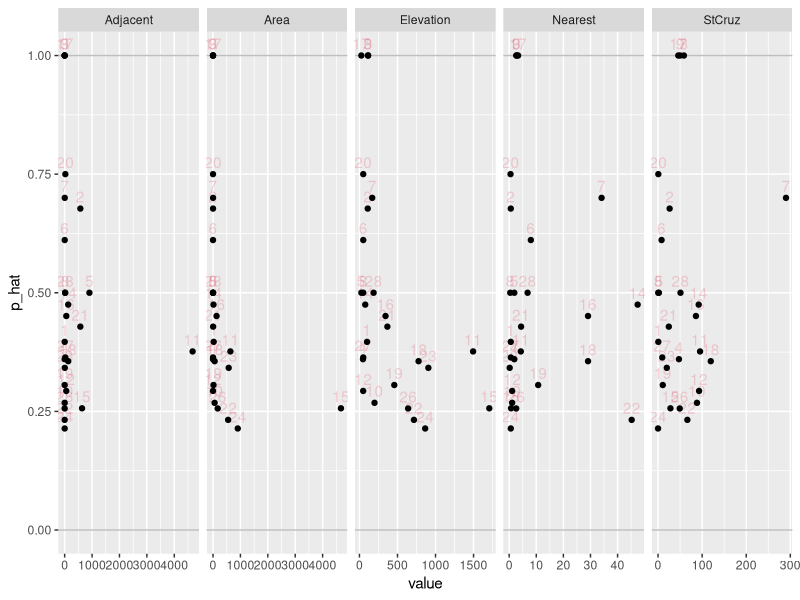
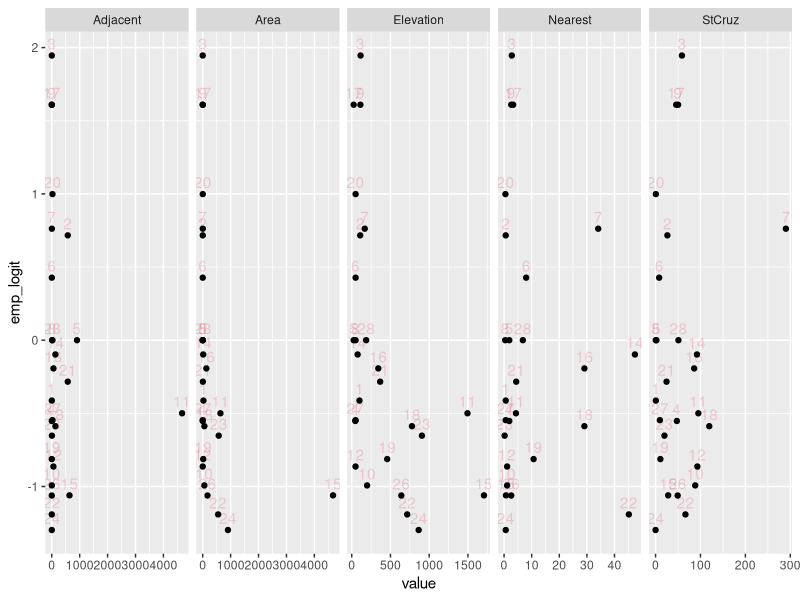
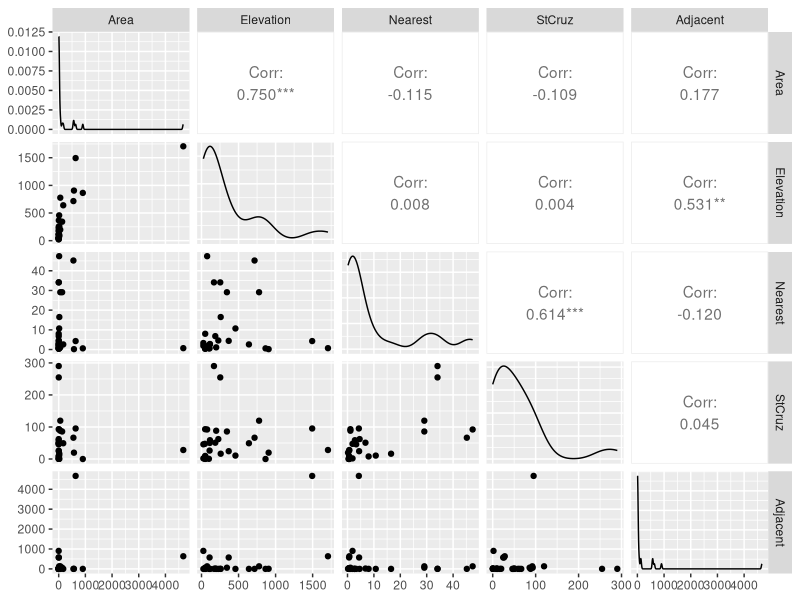

Write the R code that produced these figures, in order.
## ---- chunk 1
# I set some GLOBAL R chunk options here.
#   (to hide this message add "echo=FALSE" to the code chunk options)

knitr::opts_chunk$set(comment = NA, message = FALSE, warning = FALSE, width = 100)
knitr::opts_chunk$set(fig.align = "center", fig.height = 4, fig.width = 6)
## ---- chunk 2
library(tidyverse)

# First, download the data to your computer,
#   save in the same folder as this Rmd file.

dat_gal <-
  read_csv(
    "ADA2_CL_18_Galapagos.csv"
  , skip = 27             # I was expecting to skip 28, not sure why it wants 27
  ) %>%
  mutate(
    id = 1:n()
  )
## ---- chunk 3
# observed proportions
dat_gal <-
  dat_gal %>%
  mutate(
    p_hat     = PlantEnd / Plants
    # emperical logits
  , emp_logit = log((p_hat + 0.5/Plants) / (1 - p_hat + 0.5/Plants))
  )
## ---- chunk 4
# list of islands to predict
island_pred_list <-
  c(
    "Gardner2"
  , "Santa.Fe"
  , "Wolf"
  )

## capture the observed probabilities
dat_gal_pred_true <-
  dat_gal %>%
  filter(
    Island %in% island_pred_list
  )

# Set these islands with missing response variables
#  (there must be a better way to NA selected rows, but I didn't find it)
dat_gal <-
  dat_gal %>%
  mutate(
    Plants    = ifelse(Island %in% island_pred_list, NA, Plants   )
  , PlantEnd  = ifelse(Island %in% island_pred_list, NA, PlantEnd )
  , p_hat     = ifelse(Island %in% island_pred_list, NA, p_hat    )
  , emp_logit = ifelse(Island %in% island_pred_list, NA, emp_logit)
  )
## ---- chunk 5
## RETURN HERE TO SUBSET AND TRANSFORM THE DATA

dat_gal <-
  dat_gal %>%
  mutate(
  ) %>%
  filter(
    TRUE  # !(id %in% c( ... ))
  )

### SOLUTION
## ---- chunk 6
# Create plots for proportion endemic for each variable
dat_gal_long <-
  dat_gal %>%
  select(
    Island, id, p_hat, emp_logit, Area, Elevation, Nearest, StCruz, Adjacent
  ) %>%
  pivot_longer(
    cols = c(Area, Elevation, Nearest, StCruz, Adjacent)
  , names_to  = "variable"
  , values_to = "value"
  )

# Plot the data using ggplot
library(ggplot2)
p <- ggplot(dat_gal_long, aes(x = value, y = p_hat, label = id))
p <- p + geom_hline(yintercept = c(0,1), alpha = 0.25)
p <- p + geom_text(hjust = 0.5, vjust = -0.5, alpha = 0.25, colour = 2)
p <- p + geom_point()
p <- p + scale_y_continuous(limits = c(0, 1))
p <- p + facet_wrap( ~ variable, scales = "free_x", nrow = 1)
print(p)

# Plot the data using ggplot
library(ggplot2)
p <- ggplot(dat_gal_long, aes(x = value, y = emp_logit, label = id))
p <- p + geom_text(hjust = 0.5, vjust = -0.5, alpha = 0.25, colour = 2)
p <- p + geom_point()
p <- p + facet_wrap( ~ variable, scales = "free_x", nrow = 1)
print(p)
## ---- chunk 7
# relationships between predictors

library(ggplot2)
library(GGally)
p <- ggpairs(dat_gal %>% select(Area, Elevation, Nearest, StCruz, Adjacent))
print(p)
## ---- chunk 8
  ### SOLUTION
  # Don't include both Area and Elevation, since highly correlated

glm_g_aensj <-
  glm(
    cbind(PlantEnd, Plants - PlantEnd) ~ Area + Nearest + StCruz + Adjacent
  , family = binomial
  , data = dat_gal
  )


# Test residual deviance for lack-of-fit (if > 0.10, little-to-no lack-of-fit)
dev_p_val_full <- 1 - pchisq(glm_g_aensj$deviance, glm_g_aensj$df.residual)
dev_p_val_full


## Stepwise selection
# option: trace = 0 doesn't show each step of the automated selection
glm_g_aensj_red_AIC <-
  step(
    glm_g_aensj
    # use scope=formula() to consider adding two-way interactions
  #, scope = formula(cbind(PlantEnd, Plants - PlantEnd) ~ (Area + Nearest + StCruz + Adjacent)^2)
  , direction = "both"
  , trace = 0
  )

# the anova object provides a summary of the selection steps in order
glm_g_aensj_red_AIC$anova

coef(glm_g_aensj_red_AIC)

# Test residual deviance for lack-of-fit (if > 0.10, little-to-no lack-of-fit)
dev_p_val_red <- 1 - pchisq(glm_g_aensj_red_AIC$deviance, glm_g_aensj_red_AIC$df.residual)
dev_p_val_red
## ---- chunk 9
summary(glm_g_aensj_red_AIC)
## ---- chunk 10
island_pred_list
## ---- chunk 11
# put the fitted values in the data.frame
# predict() uses all the values in dataset, including appended values
fit_logit_pred <-
  predict(
    glm_g_aensj_red_AIC
  , dat_gal %>% select(Area, Elevation, Nearest, StCruz, Adjacent)
  , type   = "link"
  , se.fit = TRUE
  ) %>%
  as_tibble()

# put the fitted values in the data.frame
dat_gal <-
  dat_gal %>%
  mutate(
    fit_logit    = fit_logit_pred$fit
  , fit_logit_se = fit_logit_pred$se.fit
  # added "fit_p" to make predictions at appended Load values
  , fit_p        = exp(fit_logit) / (1 + exp(fit_logit))
  # CI for p fitted values
  , fit_p_lower  = exp(fit_logit - 1.96 * fit_logit_se) / (1 + exp(fit_logit - 1.96 * fit_logit_se))
  , fit_p_upper  = exp(fit_logit + 1.96 * fit_logit_se) / (1 + exp(fit_logit + 1.96 * fit_logit_se))
  )
## ---- chunk 12
dat_gal %>%
  select(
    Island, fit_p, fit_p_lower, fit_p_upper
  ) %>%
  right_join(
    dat_gal_pred_true
  , by = "Island"
  ) %>%
  select(
    Island, p_hat, fit_p, fit_p_lower, fit_p_upper
  ) %>%
  filter(
    Island %in% island_pred_list
  )
